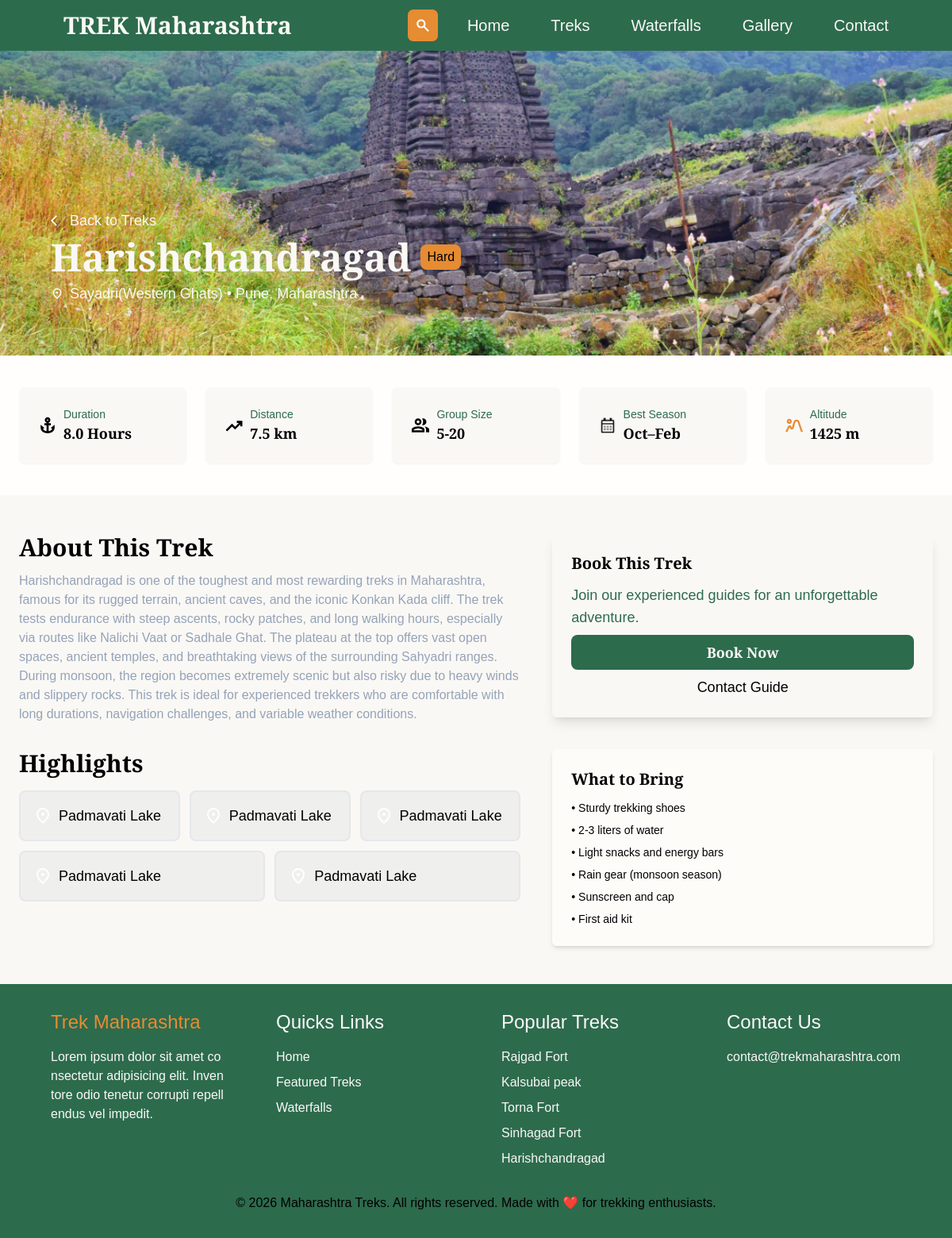
The app's page /treks/harishchandragad with its own data.
### models/treks.py (models this page shows)
class Trek(db.Model):
    __tablename__ = "treks"
    id = db.Column(db.Integer, primary_key=True)
    image = db.Column(db.String(255))
    name = db.Column(db.String(150), nullable=False)
    slug = db.Column(db.String(150), nullable=False, unique=True)
    location_id = db.Column(db.Integer, db.ForeignKey("locations.id"), nullable=False)
    difficulty = db.Column(db.String(20),nullable=False)
    description = db.Column(db.Text)
    duration_hours = db.Column(db.Float)
    distance_km = db.Column(db.Float)
    group_size_min = db.Column(db.Integer)
    group_size_max = db.Column(db.Integer)
    elevation_m = db.Column(db.Integer)
    best_season = db.Column(db.String(100))
    created_at = db.Column(db.DateTime, server_default=db.func.current_timestamp())
    location = db.relationship("Location", backref="treks")

### models/locations.py (models this page shows)
class Location(db.Model):
    __tablename__ = "locations"
    id = db.Column(db.Integer, primary_key=True)
    district = db.Column(db.String(100), nullable=False, index=True)
    region = db.Column(db.String(100))
    state = db.Column(db.String(50), default="Maharashtra")

### app.py (the view)
    @app.route('/treks/<slug>')
    def trek_details(slug):
        trek = Trek.query.filter_by(slug=slug).first_or_404()
        return render_template('trek_details.html', trek=trek)

### templates/trek_details.html
{% extends "base.html" %}
{% block content %}
    <section class="relative w-full">
        <img  class="w-full h-96 object-cover" src="{{ url_for('static', filename='images/' + trek.image) }}" alt="{{ trek.name }} image">
        <div class="absolute p-6 md:p-16 bottom-0 left-0 right-0">
            <div class="mx-auto">
                <a class="text-background flex items-center gap-2 mb-2 text-lg" href="/treks">
                    <img class="h-4 w-4" src="{{ url_for('static', filename='images/icons/arrow_back_ios_24dp_FFFFFF_FILL0_wght400_GRAD0_opsz24.svg') }}" alt="">
                    Back to Treks
                </a>
                <div class="flex flex-wrap items-center gap-3 mb-2">
                    <h1 class="text-3xl md:text-5xl font-extrabold text-background">{{ trek.name }}</h1>
                    <span class="bg-secondary py-1 px-2 rounded-lg font-medium">{{ trek.difficulty }}</span>
                </div>
                <div class="flex items-center gap-2 text-lg">
                    <img class="h-4 w-4" src="{{ url_for('static', filename='images/icons/location_on_24dp_FFFFFF_FILL0_wght400_GRAD0_opsz24.svg') }}" alt="">
                    <span class="text-background">{{ trek.location.region }} • {{ trek.location.district}}, {{ trek.location.state }}</span>
                </div>
            </div>
        </div>
    </section>
    <section class="py-10 bg-muted w-full">
        <div class="px-6 mx-auto">
            <div class="flex flex-wrap gap-6 md:flex-row justify-evenly">
                <div class="flex flex-1 min-w-[200px] p-6 gap-2 items-center bg-background shadow-sm rounded-lg">
                    <img class="h-6 w-6" src="{{ url_for('static', filename='images/icons/anchor_18dp_000000_FILL0_wght500_GRAD200_opsz20.svg') }}" alt="">
                    <div>
                        <p class="text-sm text-primary">Duration</p>
                        <p class="text-lg font-bold">{{ trek.duration_hours }} Hours</p>
                    </div>
                </div>
                <div class="flex flex-1 min-w-[200px] p-6 gap-2 items-center bg-background shadow-sm rounded-lg">
                    <img class="h-6 w-6" src="{{ url_for('static', filename='images/icons/trending_up_18dp_000000_FILL0_wght500_GRAD200_opsz20.svg') }}" alt="">
                    <div>
                        <p class="text-sm text-primary">Distance</p>
                        <p class="text-lg font-bold">{{ trek.distance_km }} km</p>
                    </div>
                </div>
                <div class="flex flex-1 min-w-[200px] p-6 gap-2 items-center bg-background shadow-sm rounded-lg">
                    <img class="h-6 w-6" src="{{ url_for('static', filename='images/icons/group_18dp_000000_FILL0_wght500_GRAD200_opsz20.svg') }}" alt="">
                    <div>
                        <p class="text-sm text-primary">Group Size</p>
                        <p class="text-lg font-bold">{{ trek.group_size_min }}-{{ trek.group_size_max }}</p>
                    </div>
                </div>
                <div class="flex flex-1 min-w-[200px] p-6 gap-2 items-center bg-background shadow-sm rounded-lg">
                    <img class="h-6 w-6" src="{{ url_for('static', filename='images/icons/calendar_month_18dp_000000_FILL0_wght400_GRAD0_opsz20.png') }}" alt="">
                    <div>
                        <p class="text-sm text-primary">Best Season</p>
                        <p class="text-lg font-bold">{{ trek.best_season }}</p>
                    </div>
                </div>
                <div class="flex flex-1 min-w-[200px] p-6 gap-2 items-center bg-background shadow-sm rounded-lg">
                    <img class="h-6 w-6 text-background" src="{{ url_for('static', filename='images/icons/landscape_2_24dp_E68C32_FILL0_wght500_GRAD0_opsz24.svg') }}" alt="">
                    <div>
                        <p class="text-sm text-primary">Altitude</p>
                        <p class="text-lg font-bold">{{ trek.elevation_m }} m</p>
                    </div>
                </div>
            </div>
        </div>
    </section>
    <section class="bg-background py-12">
        <div class="mx-auto px-6">
            <div class="flex flex-col md:flex-row gap-10">
                <div class="md:w-3/5">
                    <div>
                        <h2 class="text-3xl mb-3 font-extrabold">About This Trek</h2>
                        <p class="text-base text-slate-400">{{ trek.description }}</p>
                    </div>
                    <div class="">
                        <h2 class="text-3xl mt-8 mb-4 font-extrabold">Highlights<h2>
                        <div class="flex flex-wrap gap-3 justify-center">
                            <div class="flex min-w-[200px] flex-1 items-center gap-2 p-4 bg-primary/5 rounded-lg border-2 border-hover-400">
                                <img class="h-6 w-6" src="{{ url_for('static', filename='images/icons/location_on_24dp_FFFFFF_FILL0_wght400_GRAD0_opsz24.svg') }}" alt="">
                                <span class="text-lg">Padmavati Lake</span>
                            </div>
                            <div class="flex min-w-[200px] flex-1 items-center gap-2 p-4 bg-primary/5 rounded-lg border-2 border-hover-400">
                                <img class="h-6 w-6" src="{{ url_for('static', filename='images/icons/location_on_24dp_FFFFFF_FILL0_wght400_GRAD0_opsz24.svg') }}" alt="">
                                <span class="text-lg">Padmavati Lake</span>
                            </div>
                            <div class="flex  min-w-[200px] flex-1 items-center gap-2 p-4 bg-primary/5 rounded-lg border-2 border-hover-400">
                                <img class="h-6 w-6" src="{{ url_for('static', filename='images/icons/location_on_24dp_FFFFFF_FILL0_wght400_GRAD0_opsz24.svg') }}" alt="">
                                <span class="text-lg">Padmavati Lake</span>
                            </div>
                            <div class="flex  min-w-[200px] flex-1 items-center gap-2 p-4 bg-primary/5 rounded-lg border-2 border-hover-400">
                                <img class="h-6 w-6" src="{{ url_for('static', filename='images/icons/location_on_24dp_FFFFFF_FILL0_wght400_GRAD0_opsz24.svg') }}" alt="">
                                <span class="text-lg">Padmavati Lake</span>
                            </div>
                            <div class="flex min-w-[200px] flex-1 items-center gap-2 p-4 bg-primary/5 rounded-lg border-2 border-hover-400">
                                <img class="h-6 w-6" src="{{ url_for('static', filename='images/icons/location_on_24dp_FFFFFF_FILL0_wght400_GRAD0_opsz24.svg') }}" alt="">
                                <span class="text-lg">Padmavati Lake</span>
                            </div>
                        </div>
                    </div>
                </div>
                <div class="flex gap-4 flex-col align-middle">
                    <div class="p-6 shadow-lg rounded-md">
                        <h3 class="text-xl font-extrabold mb-3">Book This Trek</h3>
                        <p class="text-lg text-primary mb-2">Join our experienced guides for an unforgettable adventure.</p>
                        <button class="w-full py-2 text-lg bg-primary text-background rounded-lg mb-2 font-bold hover:bg-textColor">Book Now</button><br>
                        <button class="w-full text-lg text-center hover:scale-110">Contact Guide</button>
                    </div>
                    <div class="p-6 bg-muted shadow-md rounded-md mt-6">
                        <h3 class="text-xl font-extrabold mb-3">What to Bring</h3>
                        <ul class="space-y-2 text-sm">
                            <li>•  Sturdy trekking shoes</li>
                            <li>•  2-3 liters of water</li>
                            <li>•  Light snacks and energy bars</li>
                            <li>•  Rain gear (monsoon season)</li>
                            <li>•  Sunscreen and cap</li>
                            <li>•  First aid kit</li>
                        </ul>
                    </div>
                </div>
            </div>
        </div>
    </section>
{% endblock %}

### records on screen
Trek: image (picture), name "Harishchandragad", difficulty "Hard", duration_hours "8.0", distance_km "7.5", group_size_min "5", group_size_max "20", best_season "Oct–Feb", elevation_m "1425", description "Harishchandragad is one of the toughest and most rewarding treks in Maharashtra, famous for its rugged terrain, ancient caves, and the iconic Konkan Kada cliff. The trek tests endurance with steep ascents, rocky patches, and long walking hours, especially via routes like Nalichi Vaat or Sadhale Ghat. The plateau at the top offers vast open spaces, ancient temples, and breathtaking views of the surrounding Sahyadri ranges. During monsoon, the region becomes extremely scenic but also risky due to heavy winds and slippery rocks. This trek is ideal for experienced trekkers who are comfortable with long durations, navigation challenges, and variable weather conditions."
Location: location.region "Sayadri(Western Ghats)", location.district "Pune", location.state "Maharashtra"
